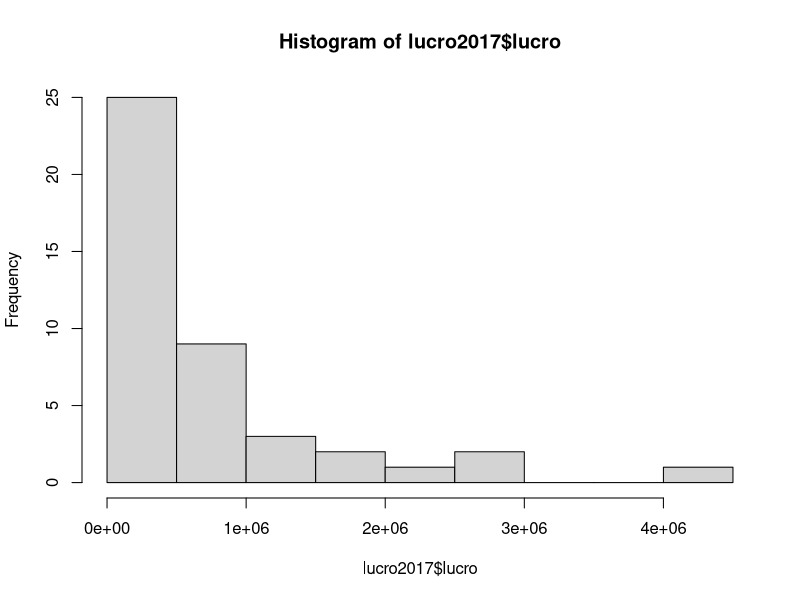
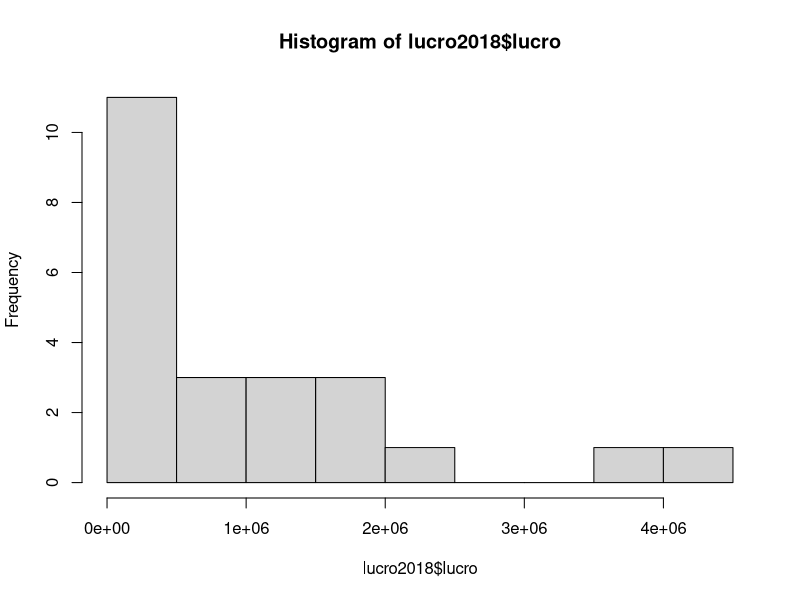
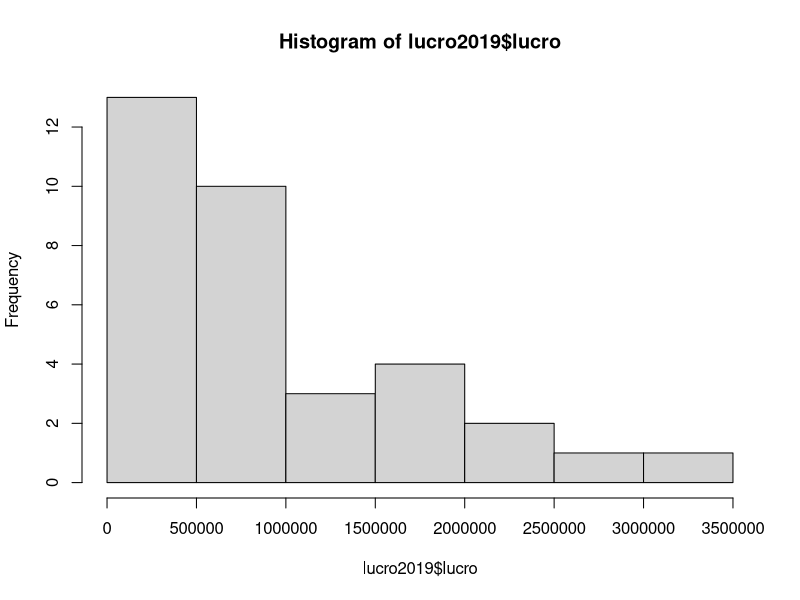
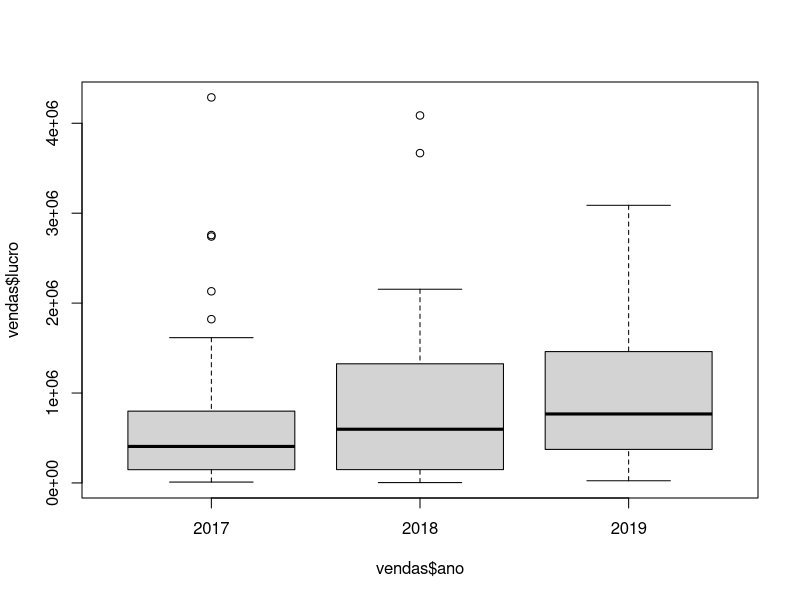
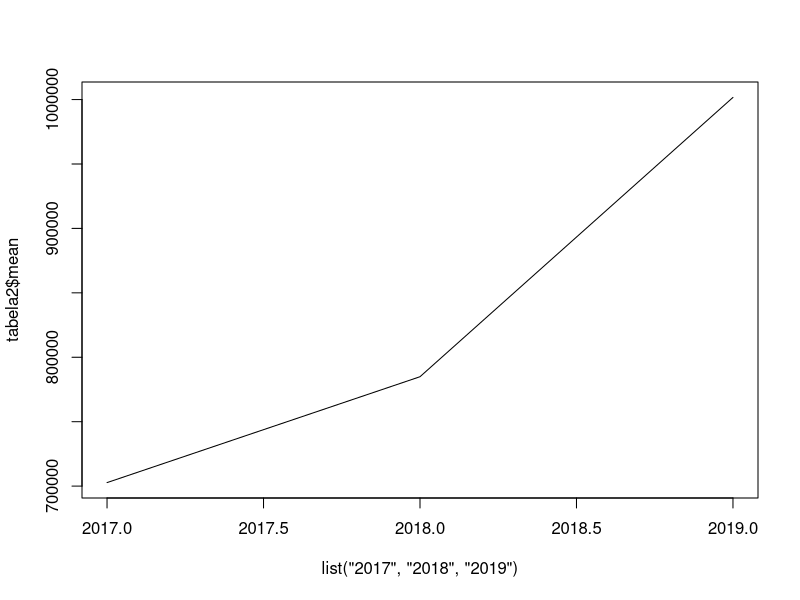

The R script that drew these images, in order: (Note: this script raises an error after producing the figures.)

rm(list=ls())

# item A

valor = sample(seq(from = 500, to = 4000, by=100), 100, replace = TRUE)
produto = sample( c("tv", "notebook", "impressora", "smartphone"), prob = c(0.3, 0.2, 0.1, 0.4), size = 100, replace = TRUE)
quantidade = sample(10:4000, 100)
mes = sample(1:12, 100, replace = TRUE)
margem = runif(min = 0.01, max = 0.35, n=100)
ano = sample(c(2017, 2018, 2019), prob = c(0.5, 0.2, 0.3), 100,replace = TRUE)
ls()

# item B

vendas =  data.frame(ano, mes, produto,quantidade, valor, margem)
rm(ano, margem, mes, produto, quantidade, valor)
ls()

# item C/D

vendas$lucro = vendas$quantidade *  vendas$valor * vendas$margem


library(dplyr);
library(tibble);

# item E

vendas %>% group_by(ano) %>% summarise( min(lucro) , mean(lucro), median(lucro), max(lucro), sd(lucro))

# item F

stats_lucro = vendas %>% group_by(ano) %>% summarise( min(lucro) , mean(lucro), median(lucro), max(lucro), sd(lucro))

lucro2017 = vendas %>% filter(ano == 2017)
lucro2018 = vendas %>% filter(ano == 2018)
lucro2019 = vendas %>% filter(ano == 2019)

# item G

hist(lucro2017$lucro)
hist(lucro2018$lucro)
hist(lucro2019$lucro)

boxplot(vendas$lucro ~ vendas$ano)

# item H

tabela = table(vendas$produto)
prop.table(tabela)
margin.table(tabela, 1)

# item I

xtabs(~ano+produto,data=vendas)

# item J

tapply(vendas$lucro,list(vendas$ano, vendas$mes),mean, default=0)

# item K

tapply(vendas$lucro,vendas$ano, summary , default=0)

# item L

tabela2 = data.frame(tapply(vendas$lucro,list(vendas$ano, vendas$mes),mean, default=0))
tabela2$mean <- rowMeans(tabela2[,1:12])
plot( y=tabela2$mean , x=list("2017", "2018", "2019"), type = "l")

# item M

vendas$valor_total = vendas$quantidade * vendas$valor
tapply(vendas$valor_total,list(vendas$produto, vendas$ano), sum, default=0)

vendas <- subset (vendas, select = -valor_total)

# Item N

subset(vendas, margem >= 0.33)

# item O

MaioresMargens = subset(vendas, margem >= 0.34, select = c(ano, mes, produto, margem))

# item P

MenoresMargens = subset(vendas, margem <= 0.02, select = c(ano, mes, produto, margem))

# item Q
MargensExtremas = cbind(MaioresMargens, MenoresMargens)

# item R
vendas <- tibble::rowid_to_column(vendas, "id")


# item S
subset(vendas, margem >= 0.32, select = c(id, produto))

# item T
subset(vendas, margem >= 0.32, select = c(id))

# item U
dim(subset(vendas, margem >= 0.2 & produto=="impressora", select = c(id, produto, margem)))[1]

# item V
write.csv(vendas,"VendasAtualizado.csv", row.names = FALSE)

# item W
vendasaleatorias20 = vendas[sample(1:100, 20), c(2,3,4,8)]

# item X
l1 = c(101, "2020", 1, "tv", 50, 2000, 0.15, 50 * 2000 * 15)
l2 = c(102, "2020", 1, "notebook", 350, 2700, 0.20, 350 * 2700 * 20)

vendas = rbind(vendas, l1, l2)

# item Y
vendas = vendas %>% mutate(produto=recode(produto, `tv`="TV"))


# item Z
write.csv(vendas,"VendasAtualizado2.csv", row.names = FALSE)

